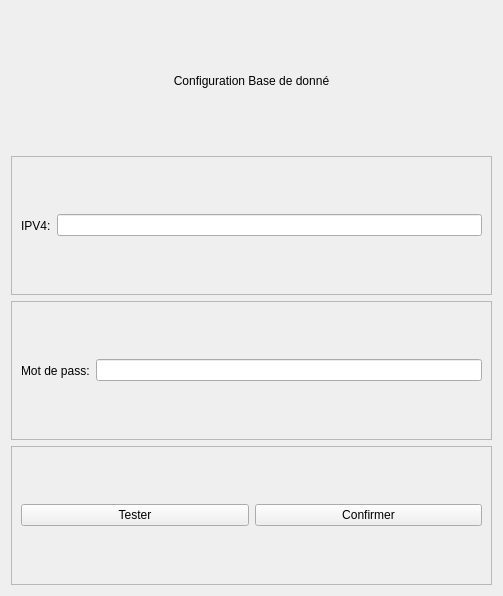
<?xml version="1.0" encoding="UTF-8"?>
<ui version="4.0">
 <class>Form</class>
 <widget class="QWidget" name="Form">
  <property name="geometry">
   <rect>
    <x>0</x>
    <y>0</y>
    <width>503</width>
    <height>596</height>
   </rect>
  </property>
  <property name="windowTitle">
   <string>Form</string>
  </property>
  <layout class="QVBoxLayout" name="verticalLayout">
   <item>
    <widget class="QLabel" name="label">
     <property name="text">
      <string>Configuration Base de donné</string>
     </property>
     <property name="alignment">
      <set>Qt::AlignCenter</set>
     </property>
    </widget>
   </item>
   <item>
    <widget class="QFrame" name="frame">
     <property name="frameShape">
      <enum>QFrame::StyledPanel</enum>
     </property>
     <property name="frameShadow">
      <enum>QFrame::Raised</enum>
     </property>
     <layout class="QHBoxLayout" name="horizontalLayout">
      <item>
       <widget class="QLabel" name="label_2">
        <property name="text">
         <string>IPV4:</string>
        </property>
       </widget>
      </item>
      <item>
       <widget class="QLineEdit" name="ip"/>
      </item>
     </layout>
    </widget>
   </item>
   <item>
    <widget class="QFrame" name="frame_3">
     <property name="frameShape">
      <enum>QFrame::StyledPanel</enum>
     </property>
     <property name="frameShadow">
      <enum>QFrame::Raised</enum>
     </property>
     <layout class="QHBoxLayout" name="horizontalLayout_3">
      <item>
       <widget class="QLabel" name="pa">
        <property name="text">
         <string>Mot de pass:</string>
        </property>
       </widget>
      </item>
      <item>
       <widget class="QLineEdit" name="password"/>
      </item>
     </layout>
    </widget>
   </item>
   <item>
    <widget class="QFrame" name="frame_4">
     <property name="frameShape">
      <enum>QFrame::StyledPanel</enum>
     </property>
     <property name="frameShadow">
      <enum>QFrame::Raised</enum>
     </property>
     <layout class="QHBoxLayout" name="horizontalLayout_4">
      <item>
       <widget class="QPushButton" name="test_btn">
        <property name="text">
         <string>Tester</string>
        </property>
       </widget>
      </item>
      <item>
       <widget class="QPushButton" name="confirm_btn">
        <property name="text">
         <string>Confirmer</string>
        </property>
       </widget>
      </item>
     </layout>
    </widget>
   </item>
  </layout>
 </widget>
 <resources/>
 <connections/>
</ui>
